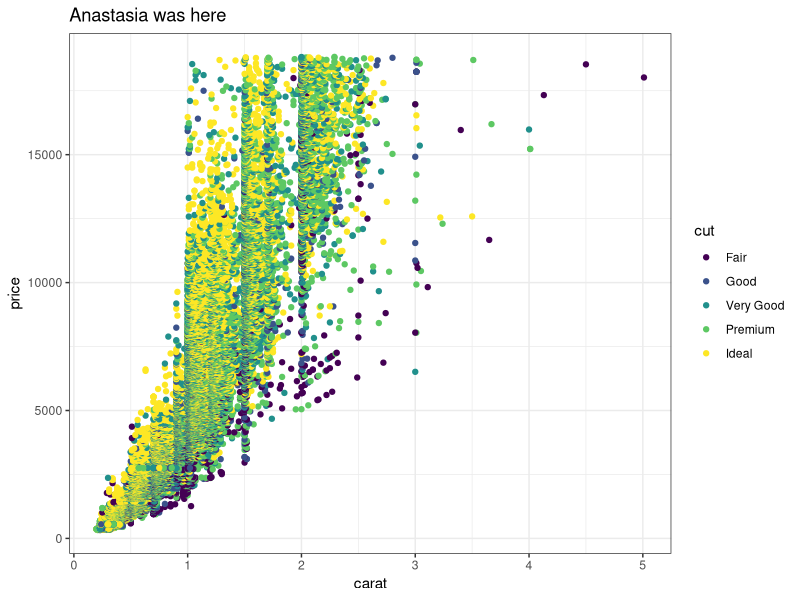
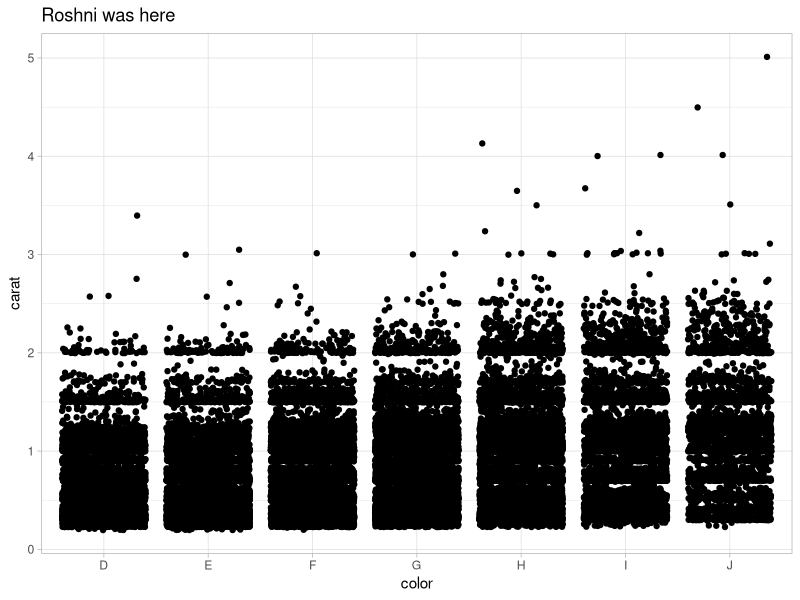
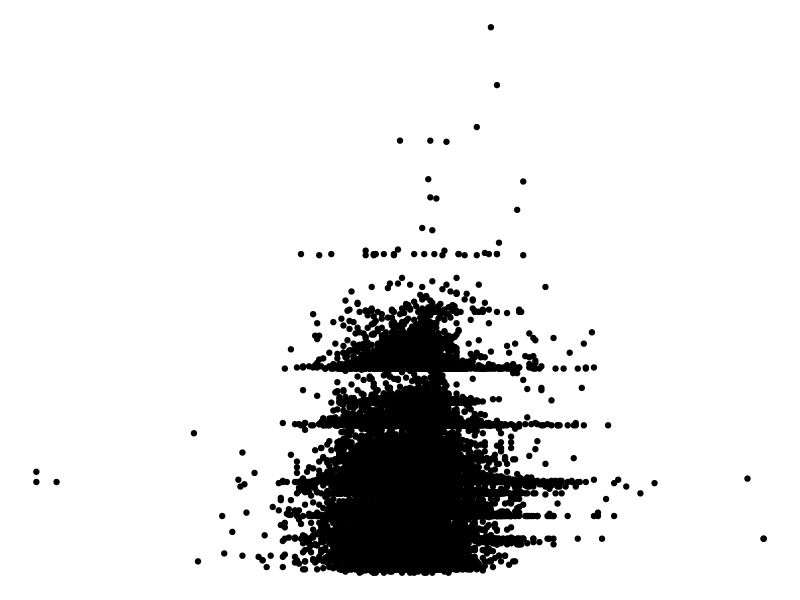

R code for these plots, in order:
## ---- chunk 1
knitr::opts_chunk$set(echo = TRUE)
library(tidyverse)
## ---- chunk 2
# Partner 1: 
# Run the code below to see the original graph
# Change the code below to make the point color change based on 'cut', and update the theme to theme_bw(). Update the title to include your first name. 

ggplot(data = diamonds, aes(x = carat, y = price, color = cut)) +
  geom_point() +
  theme_bw() +
  labs(title = "Anastasia was here")
## ---- chunk 3
# Partner 2: 
# Run the code below to see the original graph
# Change the code below to make the geom a geom_jitter, and update the theme to theme_light. Update the title to include your first name. 

ggplot(data = diamonds, aes(x = color, y = carat)) +
  geom_jitter() +
  theme_light() +
  labs(title = "Roshni was here")
## ---- chunk 4
ggplot(data = diamonds, aes(x = depth, y = carat)) +
  geom_point() +
  theme_void()
## ---- chunk 5
